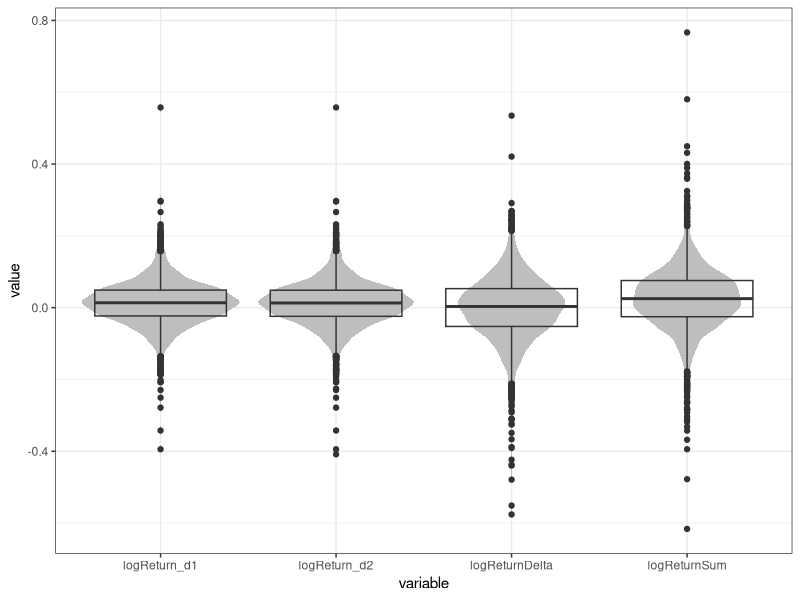
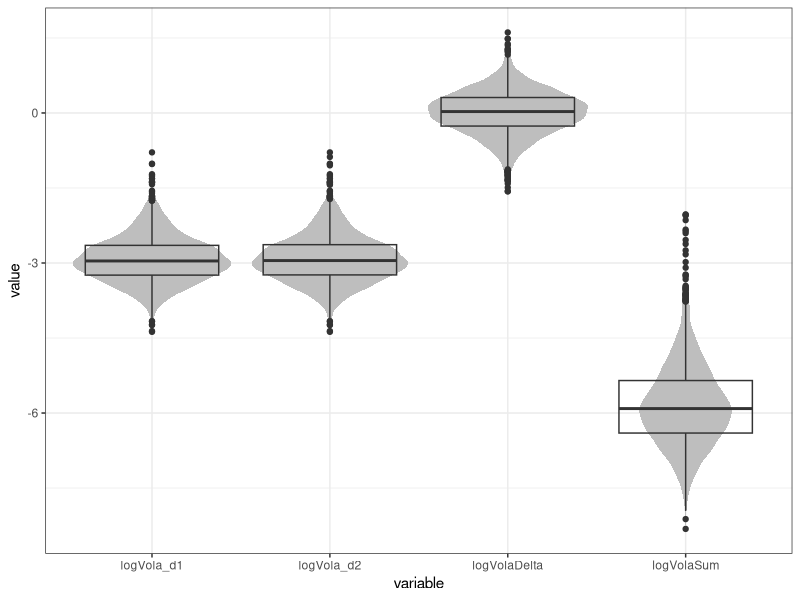
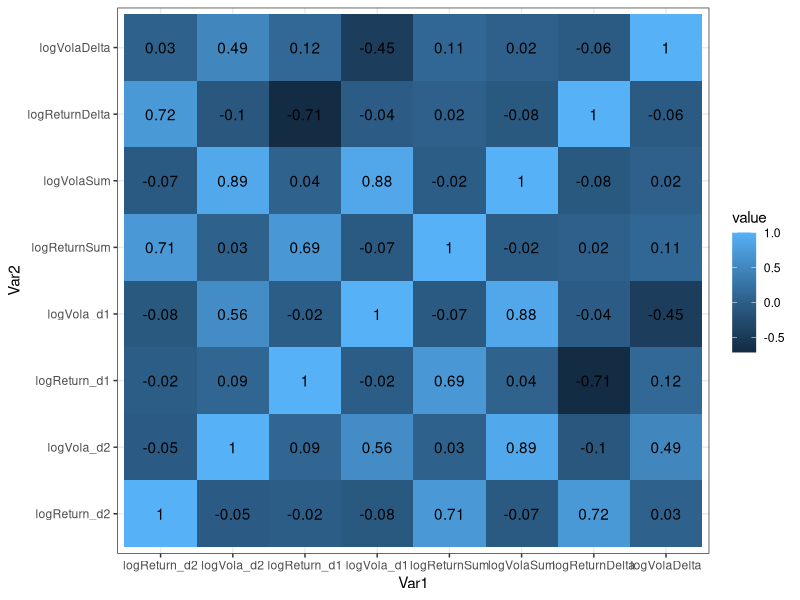
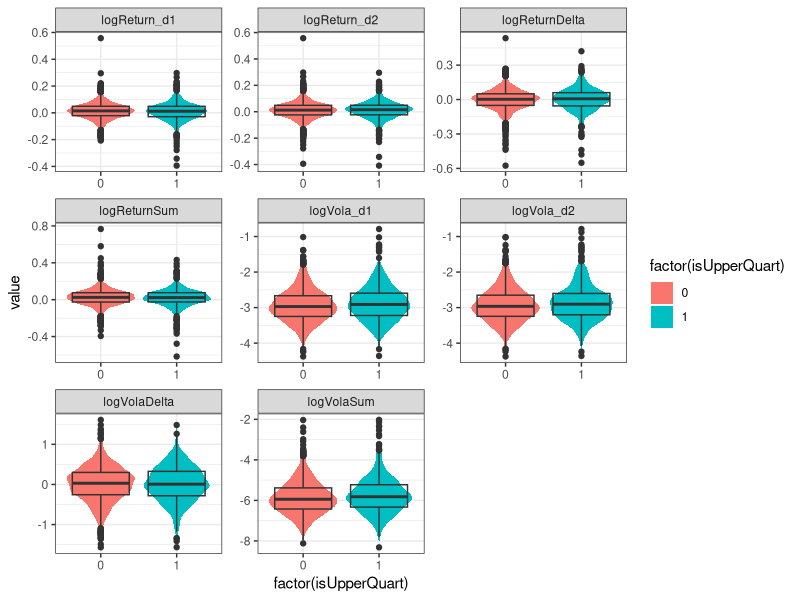
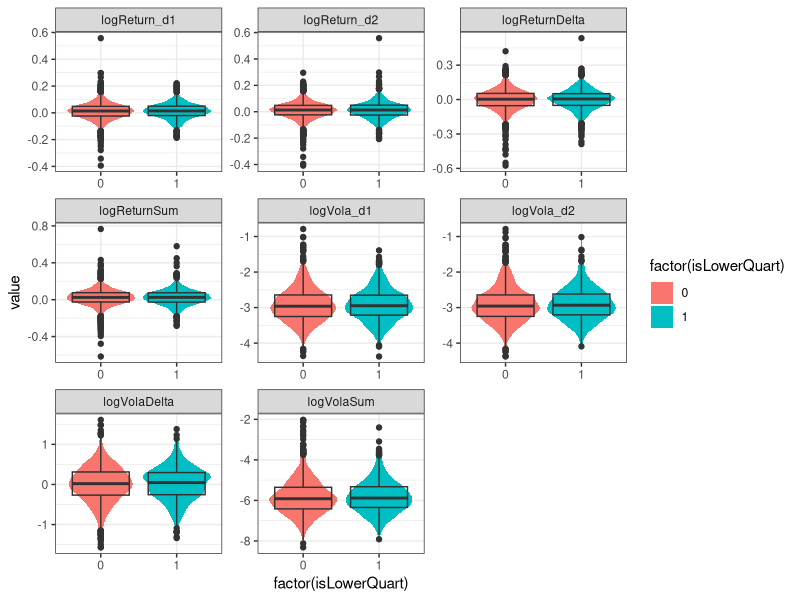
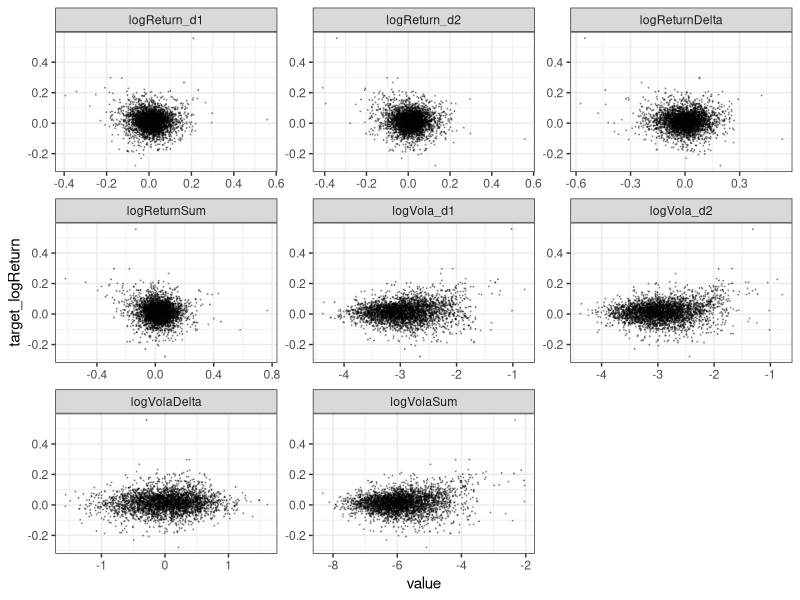

Source code (R) for these figures, in order:
## ---- chunk 1
knitr::opts_chunk$set(echo = TRUE)
## ---- chunk 2
library(ggplot2)
library(tidyr)
library(reshape2)
theme_set(theme_bw())
## ---- chunk 3
X <- read.csv("X.csv", stringsAsFactors = FALSE)
Y <- read.csv("Y.csv", stringsAsFactors = FALSE)
X$X <- NULL
Y$X <- NULL
## ---- chunk 4
nrow(X)
nrow(Y)
any(is.na(X))
any(is.na(Y))
summary(X)
## ---- chunk 5
summary(Y$target_logReturn)
table(Y$isLowerQuart, Y$isUpperQuart)
## ---- chunk 6
logReturn <- gather(X[, c("logReturnSum", "logReturnDelta", "logReturn_d1", "logReturn_d2")], variable, value)
ggplot(logReturn) +
  geom_violin(aes(x = variable, y = value), fill = "gray", color = NA) +
  geom_boxplot(aes(x = variable, y = value), fill = NA)
## ---- chunk 7
logVola <- gather(X[, c("logVolaSum", "logVolaDelta", "logVola_d1", "logVola_d2")], variable, value)
ggplot(logVola) +
  geom_violin(aes(x = variable, y = value), fill = "gray", color = NA) +
  geom_boxplot(aes(x = variable, y = value), fill = NA)
## ---- chunk 8
cormat <- round(cor(X), 2)
melted <- melt(t(cormat))
ggplot(data = melted, aes(x=Var1, y=Var2, fill=value)) + 
  geom_tile() +
  geom_text(aes(label = value))
## ---- chunk 9
XY <- cbind(X, Y)
long <- gather(XY, variable, value, c(-target_logReturn, -isUpperQuart, -isLowerQuart))
ggplot(long) +
  geom_violin(aes(x = factor(isUpperQuart), fill = factor(isUpperQuart), y = value), color = NA) +
  geom_boxplot(aes(x = factor(isUpperQuart), y = value), fill = NA) +
  facet_wrap(~variable, scales = "free")
ggplot(long) +
  geom_violin(aes(x = factor(isLowerQuart), fill = factor(isLowerQuart), y = value), color = NA) +
  geom_boxplot(aes(x = factor(isLowerQuart), y = value), fill = NA) +
  facet_wrap(~variable, scales = "free")
ggplot(long) +
  geom_point(aes(x = value, y = target_logReturn), size = .1, alpha = .3) +
  facet_wrap(~variable, scales = "free")
